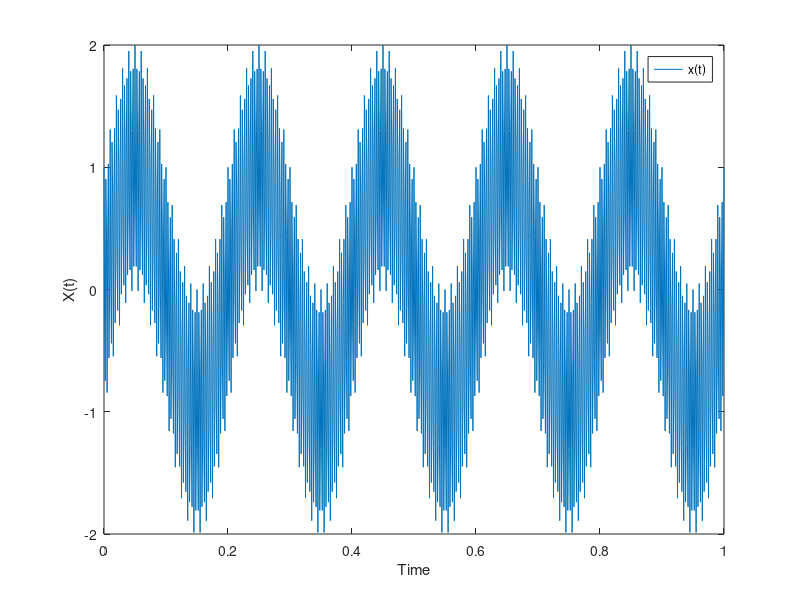
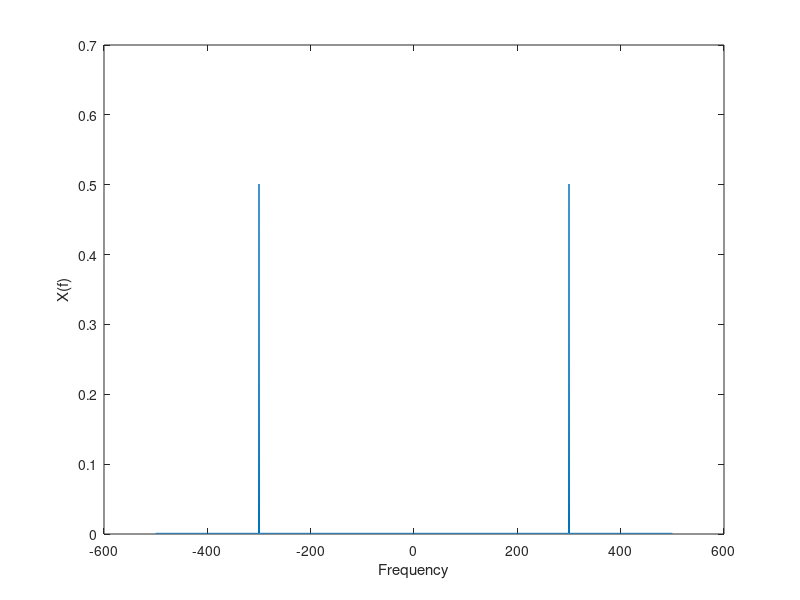
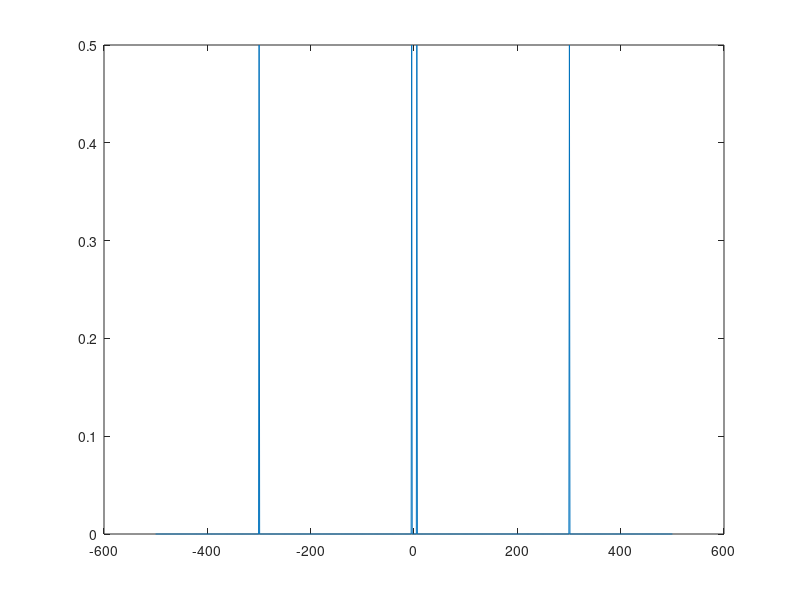
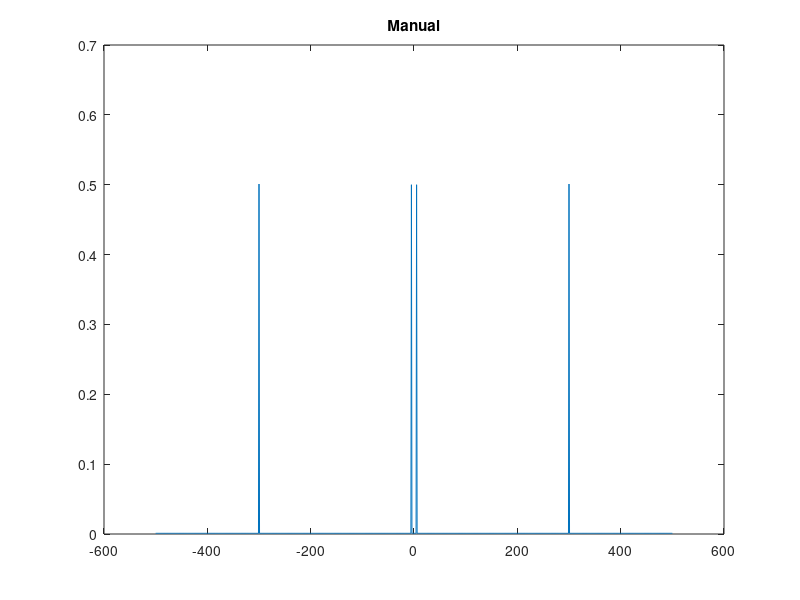

The MATLAB script that drew these images, in order: (Note: this script raises an error after producing the figures.)
f1 = 5
f2 = 300
dt = 0.001
t= 0:0.001:1
x = (-2 * sin(pi*f2.*t).^2 + 2 *sin(pi*f1.*t).*cos(pi*f1.*t))+1 ;
figure(1);
plot(t,x);
xlabel("Time")
ylabel("X(t)")
legend("x(t)")
%%


f = -500:1:500
t = 0:0.001:1
xf = zeros(1,length(f));
for j=1:length(f)
    xf(j) = sum(x.* exp(-1i * 2 * pi * f(j) .* t) *dt);
end

figure(2)
plot(f,xf)
xlabel("Frequency")
ylabel("X(f)")



%%

xfft = fft(x,1000)
xfft = fftshift(xfft)
xfft= abs(xfft)/1000;
fs = linspace(-500,500,1000);
figure(3)
plot(fs,abs(xfft))



xf= abs(xf);
figure(4)
plot(f,abs(xf))
title("Manual")
hold on
figure(5)
plot(fs,abs(Xfft))
title('fft')
hold on 
